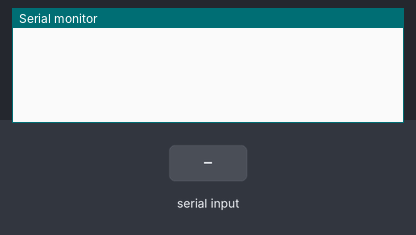
This sketch was run on a simulated Arduino Uno, built with avr-gcc and run on an emulated ATmega328P. Shown: the last lines printed to the serial monitor. The test bench sets the inputs (shaded band).

Above: at 1.2 s.
1.3 s: "90,45\n" received over Serial
At 2.1 s:
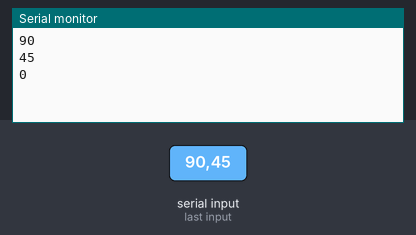
2.8 s: "30,150\n" received over Serial
At 3.3 s:
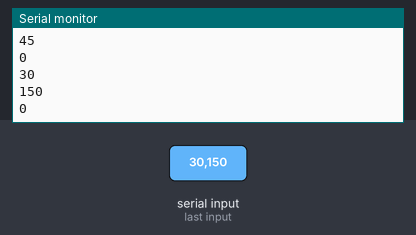
Timing chart, 0 to 5.8 s (numbered marks = the images above; inputs shaded):
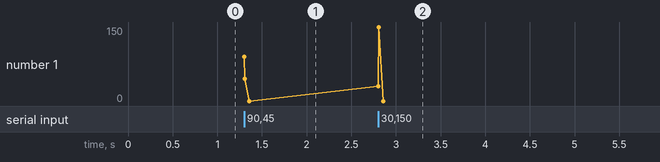

Measured:
- after the input at 1.3 s, the serial monitor: prints a new line at once (image 1)
- after the input at 2.8 s, the serial monitor: prints a new line at once (image 2)

The sketch:

serial_int.ino
```cpp
#define DEBUG(a) Serial.println(a);

void setup()
{
   Serial.begin(9600);
   Serial.setTimeout(50);
}

void loop()
{
   if (Serial.available())
   {
      int data = Serial.parseInt();
      DEBUG((int)data);
   }
}
```
